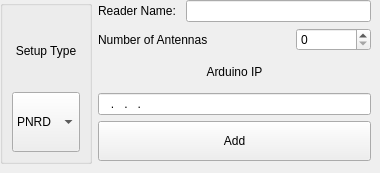
              <widget class="QWidget" name="tab_8">
               <attribute name="title">
                <string>Config</string>
               </attribute>
               <widget class="QWidget" name="layoutWidget">
                <property name="geometry">
                 <rect>
                  <x>0</x>
                  <y>0</y>
                  <width>371</width>
                  <height>164</height>
                 </rect>
                </property>
                <layout class="QHBoxLayout" name="horizontalLayout_6" stretch="0,0">
                 <property name="spacing">
                  <number>6</number>
                 </property>
                 <property name="sizeConstraint">
                  <enum>QLayout::SetMinimumSize</enum>
                 </property>
                 <property name="leftMargin">
                  <number>0</number>
                 </property>
                 <property name="topMargin">
                  <number>0</number>
                 </property>
                 <item>
                  <layout class="QVBoxLayout" name="bgPnrd_verticalLayout">
                   <property name="leftMargin">
                    <number>0</number>
                   </property>
                   <property name="topMargin">
                    <number>0</number>
                   </property>
                   <property name="rightMargin">
                    <number>0</number>
                   </property>
                   <property name="bottomMargin">
                    <number>0</number>
                   </property>
                   <item>
                    <widget class="QGroupBox" name="setupBg_groupBox">
                     <property name="maximumSize">
                      <size>
                       <width>100</width>
                       <height>16777215</height>
                      </size>
                     </property>
                     <property name="title">
                      <string/>
                     </property>
                     <property name="alignment">
                      <set>Qt::AlignCenter</set>
                     </property>
                     <layout class="QVBoxLayout" name="verticalLayout_8">
                      <item>
                       <widget class="QLabel" name="label_6">
                        <property name="text">
                         <string>Setup Type</string>
                        </property>
                        <property name="alignment">
                         <set>Qt::AlignCenter</set>
                        </property>
                       </widget>
                      </item>
                      <item>
                       <widget class="QComboBox" name="setupPalms_comboBox">
                        <property name="minimumSize">
                         <size>
                          <width>0</width>
                          <height>60</height>
                         </size>
                        </property>
                        <property name="maximumSize">
                         <size>
                          <width>100</width>
                          <height>16777215</height>
                         </size>
                        </property>
                        <property name="font">
                         <font>
                          <kerning>true</kerning>
                         </font>
                        </property>
                        <property name="layoutDirection">
                         <enum>Qt::LeftToRight</enum>
                        </property>
                        <item>
                         <property name="text">
                          <string>PNRD</string>
                         </property>
                        </item>
                        <item>
                         <property name="text">
                          <string>iPNRD</string>
                         </property>
                        </item>
                       </widget>
                      </item>
                     </layout>
                    </widget>
                   </item>
                  </layout>
                 </item>
                 <item>
                  <layout class="QVBoxLayout" name="verticalLayout_9">
                   <property name="topMargin">
                    <number>0</number>
                   </property>
                   <item>
                    <layout class="QHBoxLayout" name="horizontalLayout_9">
                     <property name="topMargin">
                      <number>0</number>
                     </property>
                     <item>
                      <widget class="QLabel" name="label_7">
                       <property name="maximumSize">
                        <size>
                         <width>100</width>
                         <height>16777215</height>
                        </size>
                       </property>
                       <property name="text">
                        <string>Reader Name: </string>
                       </property>
                      </widget>
                     </item>
                     <item>
                      <widget class="QLineEdit" name="readerName_lineEdit">
                       <property name="maximumSize">
                        <size>
                         <width>300</width>
                         <height>16777215</height>
                        </size>
                       </property>
                      </widget>
                     </item>
                    </layout>
                   </item>
                   <item>
                    <layout class="QHBoxLayout" name="horizontalLayout_10">
                     <item>
                      <widget class="QLabel" name="label_8">
                       <property name="text">
                        <string>Number of Antennas</string>
                       </property>
                      </widget>
                     </item>
                     <item>
                      <widget class="QLabel" name="qtdTotalTansitions_label">
                       <property name="text">
                        <string/>
                       </property>
                      </widget>
                     </item>
                     <item>
                      <widget class="QSpinBox" name="nAntennas_spinBox"/>
                     </item>
                    </layout>
                   </item>
                   <item>
                    <widget class="QLabel" name="label_3">
                     <property name="maximumSize">
                      <size>
                       <width>400</width>
                       <height>30</height>
                      </size>
                     </property>
                     <property name="text">
                      <string>Arduino IP</string>
                     </property>
                     <property name="alignment">
                      <set>Qt::AlignCenter</set>
                     </property>
                    </widget>
                   </item>
                   <item>
                    <widget class="QLineEdit" name="IP_lineEdit">
                     <property name="inputMask">
                      <string>000.000.000.000</string>
                     </property>
                     <property name="text">
                      <string>...</string>
                     </property>
                    </widget>
                   </item>
                   <item>
                    <widget class="QPushButton" name="addIP_pushButton">
                     <property name="minimumSize">
                      <size>
                       <width>0</width>
                       <height>40</height>
                      </size>
                     </property>
                     <property name="maximumSize">
                      <size>
                       <width>400</width>
                       <height>16777215</height>
                      </size>
                     </property>
                     <property name="text">
                      <string>Add</string>
                     </property>
                    </widget>
                   </item>
                  </layout>
                 </item>
                </layout>
               </widget>
              </widget>
